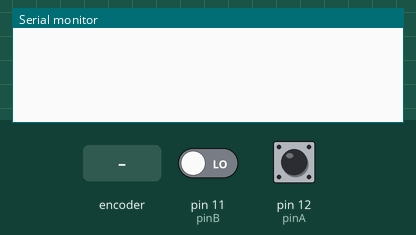
This sketch was run on a simulated Arduino Uno, built with avr-gcc and run on an emulated ATmega328P. Shown: the last lines printed to the serial monitor. Inputs (shaded band) come from the test bench; at power-on: pin 11 (pinB) LOW, pin 12 (pinA) HIGH.

Above: at 1.2 s.
1.3 s: rotary encoder on pin 12 (pinA) / pin 11 (pinB) turned 1 step (first pin leading)
At 2.5 s:
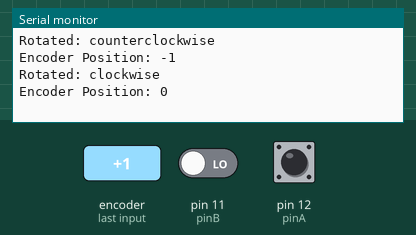
3.0 s: rotary encoder on pin 12 (pinA) / pin 11 (pinB) turned 1 step (first pin leading)
At 3.8 s:
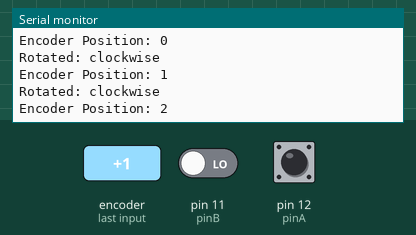
Timing chart, 0 to 6.0 s (numbered marks = the images above; inputs shaded):
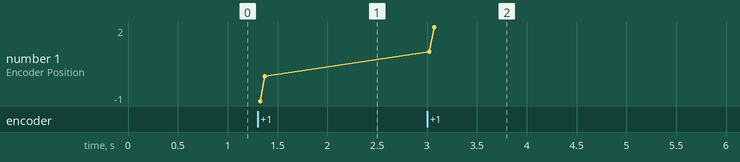

The sketch:

Rotary_encoder.ino
```cpp
/*#define DT 11
#define CLK 12
#define SW 13
int position_count = 0;
bool CLK_current;
bool CLK_last;

void setup() {
  pinMode (DT, INPUT_PULLUP);
  pinMode (CLK, INPUT_PULLUP);
  pinMode (SW, INPUT_PULLUP);
  CLK_last = digitalRead (CLK);
  Serial.begin (9600);
}

void loop() {
  CLK_current = digitalRead (CLK);
  if (CLK_current != CLK_last) {
    if (digitalRead (DT != CLK_current)){
      position_count++;
    }
    else {
      position_count--;
    }

  }
  Serial.println (position_count);
}*/
int pinA = 12;
int pinB = 11;
int encoderPosCount = 0;
int pinALast; int aVal;
boolean bCW;
void setup() {
  pinMode (pinA,INPUT);
  pinMode (pinB,INPUT);
  pinALast = digitalRead(pinA);
  Serial.begin (9600);
}
void loop() {
  aVal = digitalRead(pinA);
  if (aVal != pinALast){
    if (digitalRead(pinB) != aVal) {
      encoderPosCount ++;
      bCW = true;
    }
    else {
      bCW = false;
      encoderPosCount--;
    }
    Serial.print ("Rotated: ");
    if (bCW){
      Serial.println ("clockwise");
      }
      else{
        Serial.println("counterclockwise");
        }
        Serial.print("Encoder Position: ");
        Serial.println(encoderPosCount);
  }
  pinALast = aVal;
}
```

Measured:
- after the input at 1.3 s, the serial monitor: prints a new line at once (image 1)
- after the input at 3.0 s, the serial monitor: prints a new line at once (image 2)
- plotted number 1: 0 → 2 after the input at 3.0 s
